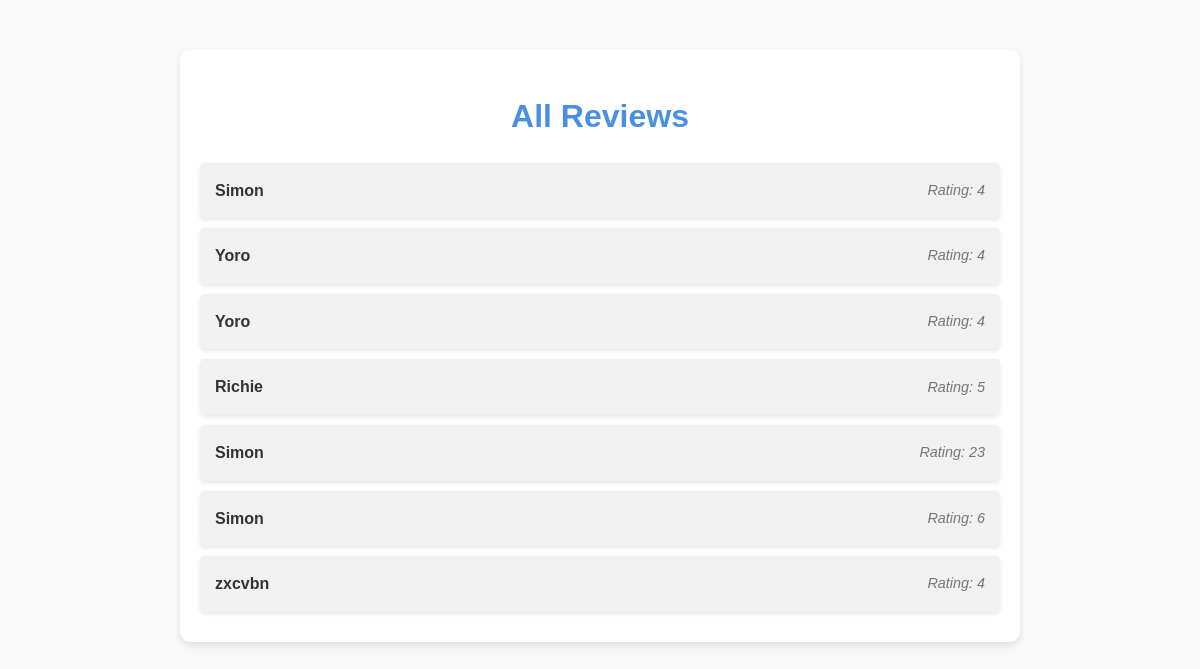
The app's page /reviews, older data.
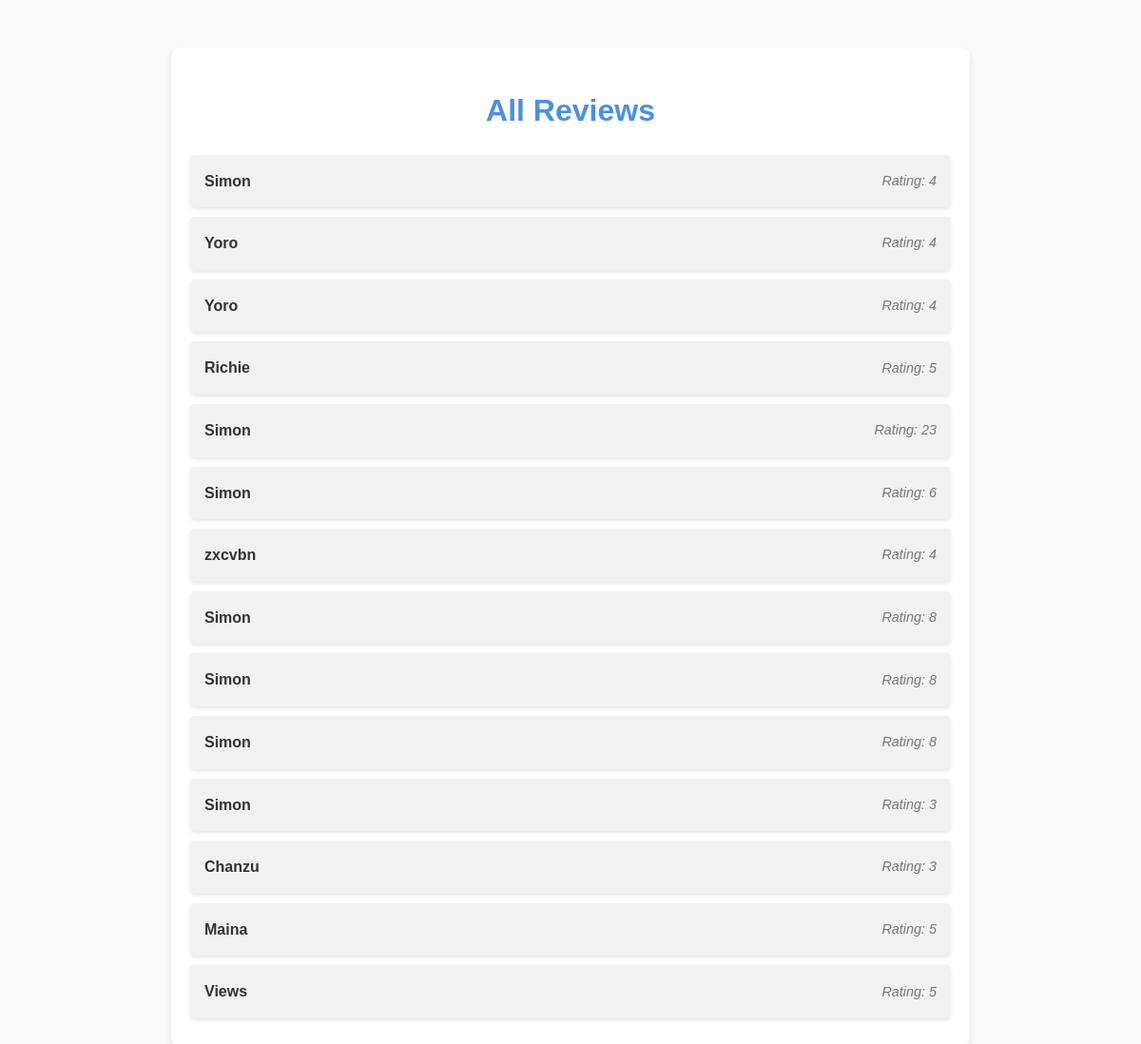
The same page, newer data.
### reviews/models.py (models this page shows, shortened)
class Review(models.Model):
    user_name = models.CharField(max_length=100)
    review_text = models.TextField()
    rating = models.IntegerField(
        validators=[
            MinValueValidator(1),
            MaxValueValidator(5)
        ]
    )

### reviews/views.py (the view)
# urls.py: path("reviews",views.ReviewsListView.as_view(), name="reviews"),
class ReviewsListView(ListView):
     model = Review
     template_name = "reviews/reviewlist.html"

### reviews/templates/reviews/reviewlist.html (shortened to what this page needs)
{% extends "reviews/base.html" %}
{%  load static  %}
{% block css_files %}
<link rel="stylesheet" href="{% static 'reviews/reviewsStyles.css' %}">
{% endblock css_files %}
{% block content %}
<div class="reviews-container">
    <h1 class="page-title">All Reviews</h1>
    <ul class="review-list">
        {% for review in object_list %}
            <li class="review-item">
                <span class="review-user">{{ review.user_name }}</span>
                <span class="review-rating">Rating: {{ review.rating }}</span>
            </li>
        {% endfor %}
    </ul>
</div>
{% endblock content %}

### reviews/templates/reviews/base.html (shortened to what this page needs)
{% load static %}
<!DOCTYPE html>
<html lang="en">
<head>
    {% block css_files %}{% endblock css_files %}
</head>
<body>
    {% block content %}
    {% endblock content %}
</body>
</html>

### reviews/static/reviews/reviewsStyles.css (style rules this page uses)
body { margin: 0; font-family: 'Arial', sans-serif; line-height: 1.6; background-color: #f9f9f9; color: #333; }
.reviews-container { max-width: 800px; margin: 50px auto; padding: 20px; background: #ffffff; border-radius: 10px; box-shadow: 0 4px 6px rgba(0, 0, 0, 0.1); }
.page-title { font-size: 2rem; font-weight: bold; margin-bottom: 20px; text-align: center; color: #4a90e2; }
.review-list { list-style: none; padding: 0; margin: 0; }
.review-item { display: flex; justify-content: space-between; align-items: center; padding: 15px; margin-bottom: 10px; background: #f1f1f1; border-radius: 5px; box-shadow: 0 2px 4px rgba(0, 0, 0, 0.1); transition: background 0.3s, transform 0.2s; }
.review-user { font-weight: bold; color: #333; }
.review-rating { font-size: 0.9rem; font-style: italic; color: #777; }

Row changes from the older to the newer data that the page shows:
added Review: user_name "Simon", rating "8"
added Review: user_name "Simon", rating "8"
added Review: user_name "Simon", rating "8"
added Review: user_name "Simon", rating "3"
added Review: user_name "Chanzu", rating "3"
added Review: user_name "Maina", rating "5"
added Review: user_name "Views", rating "5"
